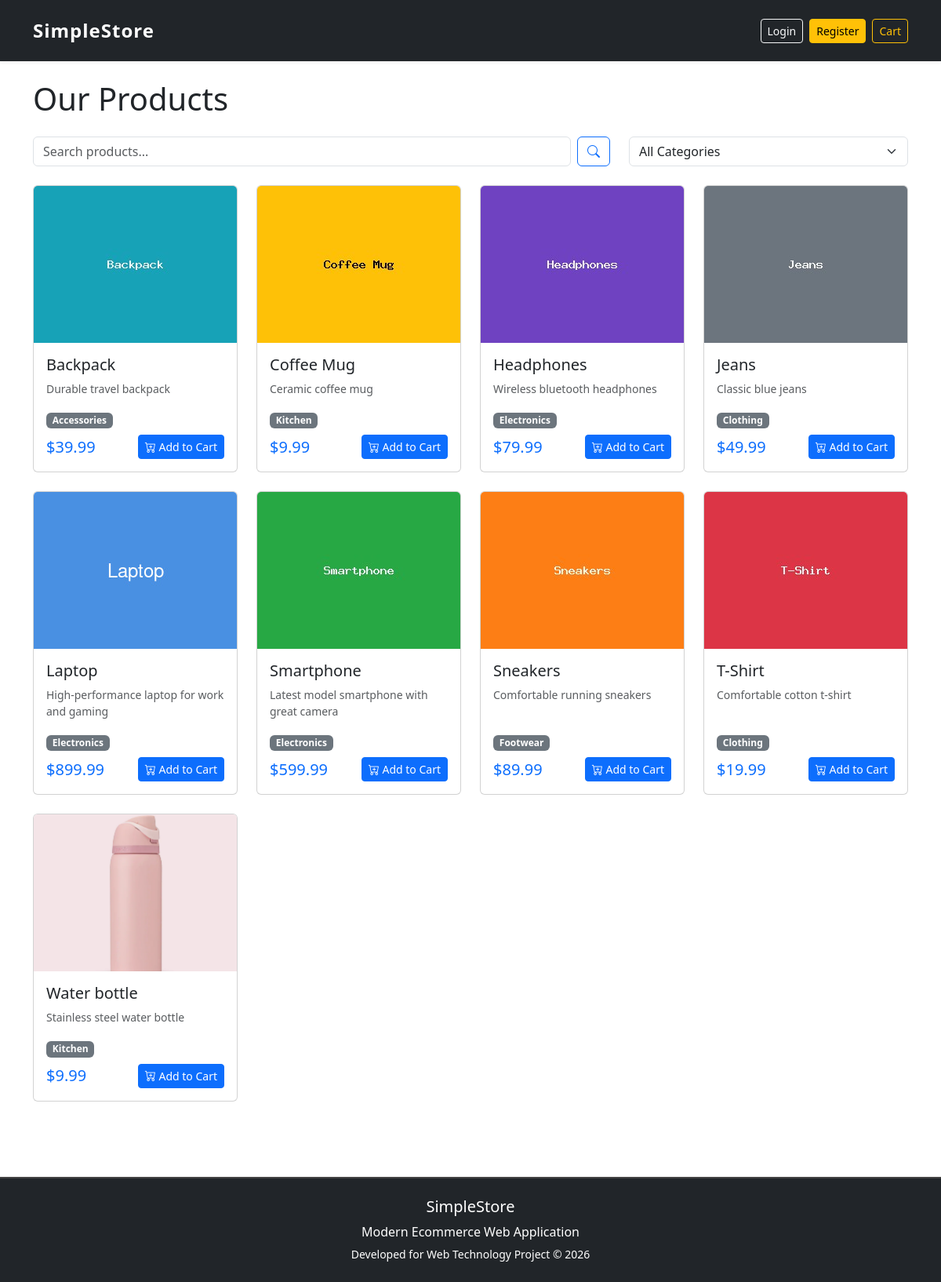
The page / on the database its author committed.
### tables this page shows
CREATE TABLE `products` (
  `id` int(11) NOT NULL,
  `name` varchar(255) NOT NULL,
  `description` text DEFAULT NULL,
  `price` decimal(10,2) NOT NULL,
  `image` varchar(255) DEFAULT NULL,
  `category` varchar(100) DEFAULT NULL,
  `stock` int(11) DEFAULT 0,
  `created_at` timestamp NOT NULL DEFAULT current_timestamp()
);

### index.php (the view, shortened to what this page needs)
<?php
require_once 'config.php';
$search = isset($_GET['search']) ? trim($_GET['search']) : '';
$query = "SELECT * FROM products WHERE 1=1";
$query .= " ORDER BY name";
$result = mysqli_query($conn, $query);
$cartCount = isset($_SESSION['cart']) ? array_sum($_SESSION['cart']) : 0;
?>
<!DOCTYPE html>
<html lang="en">
<head>
    <link href="https://cdn.jsdelivr.net/npm/bootstrap@5.3.0/dist/css/bootstrap.min.css" rel="stylesheet">
    <link href="https://cdn.jsdelivr.net/npm/bootstrap-icons@1.10.0/font/bootstrap-icons.css" rel="stylesheet">
</head>
<body>
    <nav class="navbar navbar-expand-lg navbar-dark bg-dark shadow-sm py-3">
    <div class="container">
        <a class="navbar-brand fw-bold fs-4" href="index.php">
            SimpleStore
        </a>
        <div class="collapse navbar-collapse" id="navbarContent">
            <div class="ms-auto d-flex align-items-center gap-2">
                <?php if(isset($_SESSION['username'])) { ?>
                    <span class="text-white me-2">
                        Welcome, <?php echo $_SESSION['username']; ?>
                    </span>
                    <a href="profile.php"
                       class="btn btn-outline-light btn-sm">
                       Profile
                    </a>
                    <a href="cart.php"
                       class="btn btn-outline-warning btn-sm">
                        Cart
                        <?php if ($cartCount > 0): ?>
                            <span class="badge bg-warning text-dark">
                                <?php echo $cartCount; ?>
                            </span>
                        <?php endif; ?>
                    </a>
                    <button onclick="toggleDarkMode()"
                            class="btn btn-secondary btn-sm">
                        Dark Mode
                    </button>
                    <a href="logout.php"
                       class="btn btn-danger btn-sm">
                       Logout
                    </a>
                <?php } else { ?>
                    <a href="login.php"
                       class="btn btn-outline-light btn-sm">
                       Login
                    </a>
                    <a href="register.php"
                       class="btn btn-warning btn-sm">
                       Register
                    </a>
                    <a href="cart.php"
                       class="btn btn-outline-warning btn-sm">
                        Cart
                    </a>
                <?php } ?>
            </div>
        </div>
    </div>
</nav>
    <div class="container py-4">
        <h1 class="mb-4">Our Products</h1>
        <div class="row mb-4">
            <div class="col-md-8">
                <form method="GET" class="d-flex">
                    <input type="text" class="form-control me-2" name="search"
                           placeholder="Search products..." value="<?php echo htmlspecialchars($search); ?>">
                    <button type="submit" class="btn btn-outline-primary">
                        <i class="bi bi-search"></i>
                    </button>
                </form>
            </div>
            <div class="col-md-4">
                <form method="GET">
                    <select name="category" class="form-select" onchange="this.form.submit()">
                        <option value="">All Categories</option>
                    </select>
                </form>
            </div>
        </div>
        <div class="row">
            <?php if (mysqli_num_rows($result) > 0): ?>
                <?php while ($product = mysqli_fetch_assoc($result)): ?>
                    <div class="col-md-4 col-lg-3 mb-4">
                        <div class="card h-100">
                            <img src="<?php echo htmlspecialchars($product['image']); ?>"
                                 class="card-img-top "
                                 alt="<?php echo htmlspecialchars($product['name']); ?>"
                                 style="height: 200px; object-fit: cover; background-color: #f8f9fa;"
                                 onerror="this.onerror=null; this.src='placeholder.php?w=300&h=200&text=<?php echo urlencode($product['name']); ?>&bg=e9ecef&color=6c757d';"
                                 loading="lazy">
                            <div class="card-body d-flex flex-column">
                                <h5 class="card-title"><?php echo htmlspecialchars($product['name']); ?></h5>
                                <p class="card-text text-muted small flex-grow-1">
                                    <?php echo htmlspecialchars($product['description']); ?>
                                </p>
                                <div class="mb-2">
                                    <span class="badge bg-secondary"><?php echo $product['category']; ?></span>
                                </div>
                                <div class="d-flex justify-content-between align-items-center">
                                    <h5 class="text-primary mb-0">$<?php echo number_format($product['price'], 2); ?></h5>
                                    <button type="button" class="btn btn-primary btn-sm add-to-cart-btn"
                                            data-product-id="<?php echo $product['id']; ?>"
                                            data-product-name="<?php echo htmlspecialchars($product['name']); ?>">
                                        <i class="bi bi-cart-plus"></i> Add to Cart
                                    </button>
                                </div>
                            </div>
                        </div>
                    </div>
                <?php endwhile; ?>
            <?php endif; ?>
        </div>
    </div>
    <div class="toast-container position-fixed top-0 end-0 p-3" style="z-index: 1055;">
    </div>
<footer class="bg-dark text-white text-center py-4 mt-5">
    <div class="container">
        <h5 class="mb-2">
            SimpleStore
        </h5>
        <p class="mb-1">
            Modern Ecommerce Web Application
        </p>
        <small>
            Developed for Web Technology Project © 2026
        </small>
    </div>
</footer>
</body>
</html>

### index.php (style rules this page uses)
body { transition: background-color 0.3s, color 0.3s; }
.card { transition: 0.3s; }
.navbar { transition: 0.3s; }
.navbar-brand { letter-spacing: 1px; }
.navbar .btn { transition: 0.3s; }
footer { border-top: 2px solid #444; transition: 0.3s; }

### rows shown on the page
products: image (picture), name "Backpack", description "Durable travel backpack", category "Accessories", price "39.99"
products: image (picture), name "Coffee Mug", description "Ceramic coffee mug", category "Kitchen", price "9.99"
products: image (picture), name "Headphones", description "Wireless bluetooth headphones", category "Electronics", price "79.99"
products: image (picture), name "Jeans", description "Classic blue jeans", category "Clothing", price "49.99"
products: image (picture), name "Laptop", description "High-performance laptop for work and gaming", category "Electronics", price "899.99"
products: image (picture), name "Smartphone", description "Latest model smartphone with great camera", category "Electronics", price "599.99"
products: image (picture), name "Sneakers", description "Comfortable running sneakers", category "Footwear", price "89.99"
products: image (picture), name "T-Shirt", description "Comfortable cotton t-shirt", category "Clothing", price "19.99"
products: image (picture), name "Water bottle", description "Stainless steel water bottle", category "Kitchen", price "9.99"
